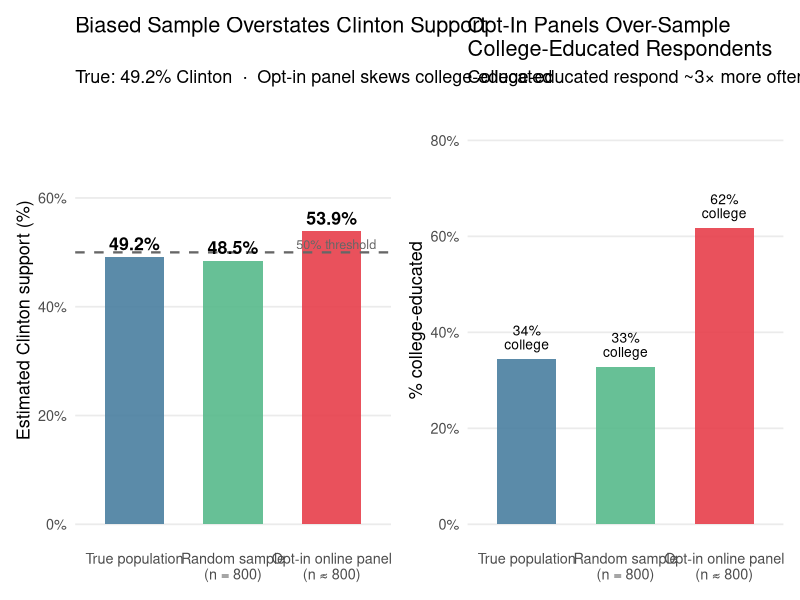
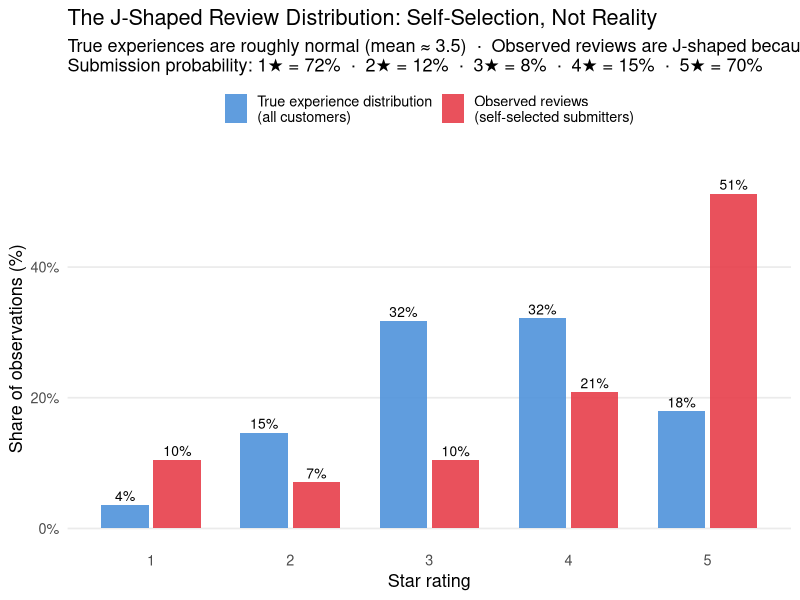
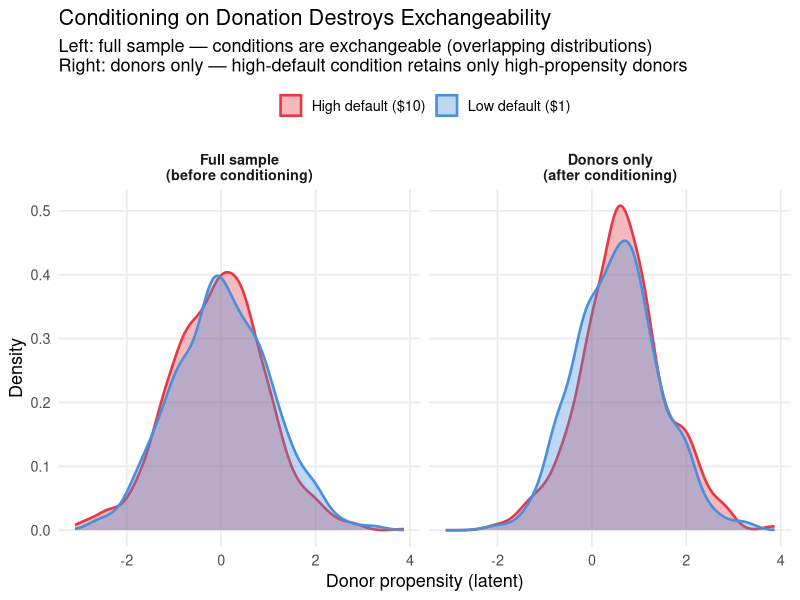
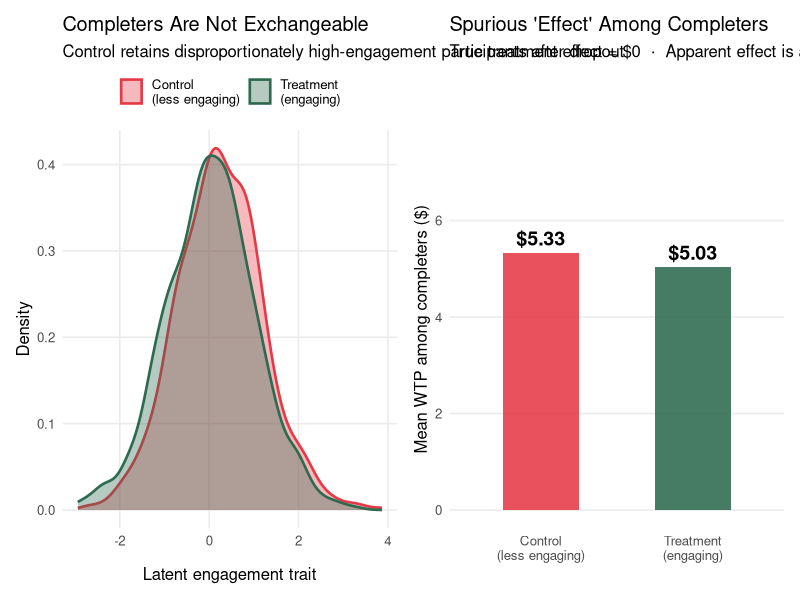
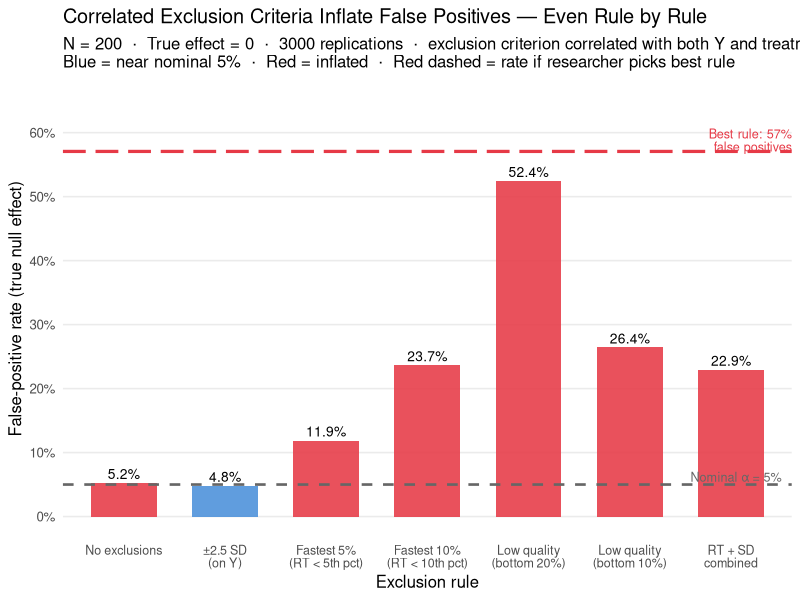

These figures' R source, in order:
## ---- chunk 1
knitr::opts_chunk$set(
  echo    = TRUE,
  fig.width  = 9,
  fig.height = 5,
  fig.path   = "figs/",
  dev        = "svg"
)
dir.create("figs", recursive = TRUE, showWarnings = FALSE)
## ---- chunk 2
#| code-summary: "▶ Load required packages"
library(tidyverse)
library(ggplot2)
library(knitr)
library(scales)
library(patchwork)
set.seed(2025)
## ---- chunk 3
#| code-summary: "▶ Simulate: biased opt-in sample vs. random sample for election polling"

set.seed(2025)
N_pop <- 10000

# True population: 51% Trump, 49% Clinton
# College-educated: 35% of population; 65% Clinton-leaning among college-educated
# Non-college: 65% of population; 40% Clinton-leaning

pop <- tibble(
  college    = rbinom(N_pop, 1, 0.35),
  clinton    = ifelse(college == 1,
                      rbinom(N_pop, 1, 0.65),
                      rbinom(N_pop, 1, 0.40))
)
true_clinton <- mean(pop$clinton)

# Random sample: 800 participants drawn at random
rand_idx     <- sample(N_pop, 800)
rand_clinton <- mean(pop$clinton[rand_idx])

# Biased opt-in sample: college-educated 3× more likely to respond
response_prob <- ifelse(pop$college == 1, 0.15, 0.05)
responded     <- rbinom(N_pop, 1, response_prob) == 1
# Subsample to ~800 from those who responded
opt_in_idx    <- sample(which(responded), min(800, sum(responded)))
opt_clinton   <- mean(pop$clinton[opt_in_idx])

# College composition of each sample
college_pop     <- mean(pop$college)
college_rand    <- mean(pop$college[rand_idx])
college_opt     <- mean(pop$college[opt_in_idx])

results_df <- tibble(
  Sample      = factor(c("True population", "Random sample\n(n = 800)",
                          "Opt-in online panel\n(n ≈ 800)"),
                        levels = c("True population", "Random sample\n(n = 800)",
                                   "Opt-in online panel\n(n ≈ 800)")),
  Clinton_pct = c(true_clinton, rand_clinton, opt_clinton) * 100,
  College_pct = c(college_pop, college_rand, college_opt) * 100,
  Source      = c("truth", "random", "biased")
)

p_vote <- ggplot(results_df, aes(x = Sample, y = Clinton_pct, fill = Source)) +
  geom_col(width = 0.6, alpha = 0.88) +
  geom_hline(yintercept = 50, linetype = "dashed", color = "gray40", linewidth = 0.8) +
  geom_text(aes(label = sprintf("%.1f%%", Clinton_pct)),
            vjust = -0.5, size = 4.5, fontface = "bold") +
  annotate("text", x = 3.45, y = 51.5, label = "50% threshold",
           color = "gray40", size = 3.2, hjust = 1) +
  scale_fill_manual(values = c("truth" = "#457b9d", "random" = "#52b788",
                                "biased" = "#e63946"), guide = "none") +
  scale_y_continuous(limits = c(0, 75), labels = function(x) paste0(x, "%")) +
  labs(x = NULL, y = "Estimated Clinton support (%)",
       title = "Biased Sample Overstates Clinton Support",
       subtitle = paste0("True: ", sprintf("%.1f", true_clinton * 100),
                         "% Clinton  \u00b7  Opt-in panel skews college-educated")) +
  theme_minimal(base_size = 13) +
  theme(panel.grid.minor = element_blank(), panel.grid.major.x = element_blank())

p_college <- ggplot(results_df, aes(x = Sample, y = College_pct, fill = Source)) +
  geom_col(width = 0.6, alpha = 0.88) +
  geom_text(aes(label = sprintf("%.0f%%\ncollege", College_pct)),
            vjust = -0.4, size = 3.5, lineheight = 0.85) +
  scale_fill_manual(values = c("truth" = "#457b9d", "random" = "#52b788",
                                "biased" = "#e63946"), guide = "none") +
  scale_y_continuous(limits = c(0, 85), labels = function(x) paste0(x, "%")) +
  labs(x = NULL, y = "% college-educated",
       title = "Opt-In Panels Over-Sample\nCollege-Educated Respondents",
       subtitle = "College-educated respond ~3\u00d7 more often to online surveys") +
  theme_minimal(base_size = 13) +
  theme(panel.grid.minor = element_blank(), panel.grid.major.x = element_blank())

p_vote + p_college
## ---- chunk 4
#| code-summary: "▶ Simulate: J-shaped review distribution from normal true experiences"

set.seed(2025)
N_cust <- 50000

# True experience: roughly normal, clipped to 1–5
true_exp <- pmax(1, pmin(5, round(rnorm(N_cust, mean = 3.5, sd = 1.1))))

# Review submission probability by star rating
# Mirrors empirically observed patterns: high at extremes, low in middle
submit_prob <- c("1" = 0.72, "2" = 0.12, "3" = 0.08, "4" = 0.15, "5" = 0.70)
prob_vec    <- submit_prob[as.character(true_exp)]
submitted   <- rbinom(N_cust, 1, prob_vec) == 1
obs_exp     <- true_exp[submitted]

# Build plotting data
true_df <- tibble(stars = true_exp) |>
  count(stars) |>
  mutate(pct = n / sum(n), source = "True experience distribution\n(all customers)")

obs_df <- tibble(stars = obs_exp) |>
  count(stars) |>
  mutate(pct = n / sum(n), source = "Observed reviews\n(self-selected submitters)")

plot_df <- bind_rows(true_df, obs_df) |>
  mutate(source = factor(source,
    levels = c("True experience distribution\n(all customers)",
               "Observed reviews\n(self-selected submitters)")))

ggplot(plot_df, aes(x = factor(stars), y = pct, fill = source)) +
  geom_col(position = position_dodge(0.75), width = 0.68, alpha = 0.88) +
  geom_text(aes(label = sprintf("%.0f%%", pct * 100)),
            position = position_dodge(0.75), vjust = -0.4, size = 3.5) +
  scale_fill_manual(values = c(
    "True experience distribution\n(all customers)"  = "#4a90d9",
    "Observed reviews\n(self-selected submitters)"   = "#e63946"
  ), name = NULL) +
  scale_y_continuous(labels = percent_format(accuracy = 1), limits = c(0, 0.55)) +
  labs(x = "Star rating", y = "Share of observations (%)",
       title = "The J-Shaped Review Distribution: Self-Selection, Not Reality",
       subtitle = paste0(
         "True experiences are roughly normal (mean \u2248 3.5)  \u00b7  ",
         "Observed reviews are J-shaped because extreme raters disproportionately submit\n",
         "Submission probability: 1\u2605 = 72%  \u00b7  2\u2605 = 12%  \u00b7  ",
         "3\u2605 = 8%  \u00b7  4\u2605 = 15%  \u00b7  5\u2605 = 70%")) +
  theme_minimal(base_size = 13) +
  theme(panel.grid.minor = element_blank(), panel.grid.major.x = element_blank(),
        legend.position = "top")
## ---- chunk 5
#| code-summary: "▶ Simulate: two-stage donation experiment — exchangeable at stage 1, not at stage 2"

set.seed(2025)
N_don <- 2000

sim_don <- tibble(
  # True giving propensity: higher = more committed donor
  propensity    = rnorm(N_don, 0, 1),
  # Random assignment
  high_default  = rbinom(N_don, 1, 0.5),
  # Stage 1: probability of donating
  # High default raises threshold sharply: only committed donors (propensity > ~0.8) proceed
  p_donate      = plogis(propensity * 1.5 - 1.2 * high_default),
  donated       = rbinom(N_don, 1, p_donate),
  # Stage 2: amount, conditional on donating
  # True effect of high default on amount = $1.50 (anchoring)
  # But high donors have higher baseline propensity in high-default condition
  amount_latent = 5 + 1.5 * high_default + 2.0 * propensity + rnorm(N_don, 0, 1.5),
  amount        = ifelse(donated == 1, pmax(0.5, amount_latent), NA_real_)
)

# ── Balance: full sample (before conditioning) ───────────────────────────────
balance_full <- sim_don |>
  group_by(high_default) |>
  summarise(
    n           = n(),
    mean_prop   = round(mean(propensity), 3),
    pct_donate  = round(mean(donated) * 100, 1),
    .groups     = "drop"
  ) |>
  mutate(Condition = ifelse(high_default == 1, "High default ($10)", "Low default ($1)")) |>
  dplyr::select(Condition, n, `Mean propensity` = mean_prop,
                `% who donate` = pct_donate)

# ── Balance: donors only (after conditioning) ────────────────────────────────
donors <- sim_don |> filter(donated == 1)

balance_donors <- donors |>
  group_by(high_default) |>
  summarise(
    n           = n(),
    mean_prop   = round(mean(propensity), 3),
    mean_amount = round(mean(amount, na.rm = TRUE), 2),
    .groups     = "drop"
  ) |>
  mutate(Condition = ifelse(high_default == 1, "High default ($10)", "Low default ($1)")) |>
  dplyr::select(Condition, n, `Mean propensity (among donors)` = mean_prop,
                `Mean donation amount ($)` = mean_amount)

# ── Plot: propensity distribution by condition, full vs. donors ──────────────
plot_data <- bind_rows(
  sim_don |> mutate(subset = "Full sample\n(before conditioning)"),
  donors  |> mutate(subset = "Donors only\n(after conditioning)")
) |>
  mutate(
    Condition = ifelse(high_default == 1, "High default ($10)", "Low default ($1)"),
    subset    = factor(subset,
                  levels = c("Full sample\n(before conditioning)",
                             "Donors only\n(after conditioning)"))
  )

ggplot(plot_data, aes(x = propensity, fill = Condition, color = Condition)) +
  geom_density(alpha = 0.35, linewidth = 0.9) +
  facet_wrap(~subset, nrow = 1) +
  scale_fill_manual(values  = c("High default ($10)" = "#e63946",
                                 "Low default ($1)"   = "#4a90d9"), name = NULL) +
  scale_color_manual(values = c("High default ($10)" = "#e63946",
                                 "Low default ($1)"   = "#4a90d9"), name = NULL) +
  labs(x = "Donor propensity (latent)", y = "Density",
       title = "Conditioning on Donation Destroys Exchangeability",
       subtitle = paste0(
         "Left: full sample — conditions are exchangeable (overlapping distributions)\n",
         "Right: donors only — high-default condition retains only high-propensity donors")) +
  theme_minimal(base_size = 13) +
  theme(panel.grid.minor = element_blank(), legend.position = "top",
        strip.text = element_text(face = "bold"))
## ---- chunk 6
#| code-summary: "▶ Tables: balance before and after conditioning"
kable(balance_full,
      caption = "Balance check: full sample (before conditioning on donation)")
kable(balance_donors,
      caption = "Balance check: donors only (after conditioning) — propensity is no longer balanced")
## ---- chunk 7
#| code-summary: "▶ Simulate: differential attrition creates spurious treatment effect"

set.seed(2025)
N_att <- 1200  # initial enrollment per condition

# Each participant has a latent engagement level
# Treatment condition (more interesting): dropout prob = 12%
# Control condition (more boring): dropout prob = 32%, but dropout is not random —
#   low-engagement participants are more likely to drop out
sim_att <- tibble(
  condition  = rep(c("Treatment\n(engaging)", "Control\n(less engaging)"), each = N_att),
  engagement = rnorm(N_att * 2, 0, 1),  # latent engagement trait
  # Dropout probability: baseline + larger effect of low engagement in control
  p_dropout  = plogis(
    ifelse(condition == "Treatment\n(engaging)",
           -2.0 + (-0.3) * engagement,   # 12% average dropout; weak engagement effect
           -0.8 + (-0.8) * engagement)   # 32% average dropout; strong engagement effect
  ),
  dropped    = rbinom(N_att * 2, 1, p_dropout) == 1,
  # Outcome: truly no treatment effect; but engagement drives Y
  Y          = 5 + 0 * (condition == "Treatment\n(engaging)") + 1.5 * engagement + rnorm(N_att * 2)
)

completers <- sim_att |> filter(!dropped)

# Summary stats
att_summary <- sim_att |>
  group_by(condition) |>
  summarise(
    enrolled   = n(),
    completed  = sum(!dropped),
    dropout_pct = round(mean(dropped) * 100, 1),
    .groups = "drop"
  )

comp_summary <- completers |>
  group_by(condition) |>
  summarise(
    mean_engagement = round(mean(engagement), 3),
    mean_Y          = round(mean(Y), 2),
    .groups = "drop"
  )

# ── Plot ──────────────────────────────────────────────────────────────────────
p_engage <- ggplot(completers, aes(x = engagement, fill = condition, color = condition)) +
  geom_density(alpha = 0.35, linewidth = 0.9) +
  scale_fill_manual(values  = c("Treatment\n(engaging)" = "#2d6a4f",
                                 "Control\n(less engaging)" = "#e63946"), name = NULL) +
  scale_color_manual(values = c("Treatment\n(engaging)" = "#2d6a4f",
                                 "Control\n(less engaging)" = "#e63946"), name = NULL) +
  labs(x = "Latent engagement trait", y = "Density",
       title = "Completers Are Not Exchangeable",
       subtitle = "Control retains disproportionately high-engagement participants after dropout") +
  theme_minimal(base_size = 12) +
  theme(panel.grid.minor = element_blank(), legend.position = "top")

p_outcome <- ggplot(comp_summary,
                    aes(x = condition, y = mean_Y, fill = condition)) +
  geom_col(width = 0.5, alpha = 0.88) +
  geom_text(aes(label = sprintf("$%.2f", mean_Y)), vjust = -0.5, size = 5, fontface = "bold") +
  scale_fill_manual(values = c("Treatment\n(engaging)" = "#2d6a4f",
                                "Control\n(less engaging)" = "#e63946"), guide = "none") +
  scale_y_continuous(limits = c(0, 7.5)) +
  labs(x = NULL, y = "Mean WTP among completers ($)",
       title = "Spurious 'Effect' Among Completers",
       subtitle = "True treatment effect = $0  \u00b7  Apparent effect is a composition artifact") +
  theme_minimal(base_size = 12) +
  theme(panel.grid.minor = element_blank(), panel.grid.major.x = element_blank())

p_engage + p_outcome
## ---- chunk 8
#| code-summary: "▶ Table: attrition rates and completer characteristics by condition"
kable(left_join(att_summary, comp_summary, by = "condition"),
      col.names = c("Condition", "Enrolled", "Completed", "Dropout %",
                    "Mean engagement\n(completers)", "Mean WTP\n(completers)"),
      caption = "Attrition summary: differential dropout creates non-exchangeable completer samples")
## ---- chunk 9
#| code-summary: "▶ Simulate: false-positive rate across 7 exclusion rules (null effect)"

set.seed(2025)
n_sims_ex <- 3000
N_excl    <- 200
alpha_ex  <- 0.05

rule_labels <- c(
  "No exclusions",
  "\u00b12.5 SD\n(on Y)",
  "Fastest 5%\n(RT < 5th pct)",
  "Fastest 10%\n(RT < 10th pct)",
  "Low quality\n(bottom 20%)",
  "Low quality\n(bottom 10%)",
  "RT + SD\ncombined"
)

sim_pvals <- replicate(n_sims_ex, {
  trt <- rep(0:1, each = N_excl / 2)

  # Baseline engagement: individual difference, independent of treatment assignment.
  engagement <- rnorm(N_excl)

  # Treatment is more engaging. H0 is true: Y has zero treatment effect.
  # Engagement strongly predicts Y and treatment boosts effective engagement --
  # so exclusion criteria are correlated with BOTH the DV (Y) and condition.
  engagement_boost <- 1.0
  effective_eng    <- engagement + engagement_boost * trt

  # Y (WTP): driven by baseline engagement only, not treatment directly.
  Y  <- 0.85 * engagement + sqrt(1 - 0.85^2) * rnorm(N_excl)

  # RT and quality depend on EFFECTIVE engagement (including the boost).
  rt      <- 5 + 3 * effective_eng + rnorm(N_excl, sd = 1.5)
  quality <- effective_eng + rnorm(N_excl, sd = 0.4)

  sapply(seq_along(rule_labels), function(k) {
    keep <- switch(k,
      rep(TRUE, N_excl),
      abs(scale(Y)) < 2.5,
      rt > quantile(rt, 0.05),
      rt > quantile(rt, 0.10),
      quality > quantile(quality, 0.20),
      quality > quantile(quality, 0.10),
      rt > quantile(rt, 0.10) & abs(scale(Y)) < 2.5
    )
    if (sum(keep) < 10) return(1)
    tryCatch(
      t.test(Y[keep & trt == 1], Y[keep & trt == 0])$p.value,
      error = function(e) 1
    )
  })
})  # sim_pvals is 7 x n_sims_ex

fp_per_rule  <- rowMeans(sim_pvals < alpha_ex)
fp_best_rule <- mean(apply(sim_pvals, 2, min) < alpha_ex)

excl_df <- tibble(
  rule    = factor(rule_labels, levels = rule_labels),
  fp_rate = fp_per_rule
)

p_excl <- ggplot(excl_df, aes(x = rule, y = fp_rate, fill = fp_rate > alpha_ex)) +
  geom_col(width = 0.65, alpha = 0.88) +
  geom_hline(yintercept = alpha_ex, linetype = "dashed", color = "gray40", linewidth = 0.9) +
  annotate("text", x = 7.5, y = alpha_ex + 0.012,
           label = "Nominal \u03b1 = 5%", color = "gray40", size = 3.2, hjust = 1) +
  annotate("segment", x = 0.4, xend = 7.6,
           y = fp_best_rule, yend = fp_best_rule,
           color = "#e63946", linewidth = 1.1, linetype = "longdash") +
  annotate("text", x = 7.6, y = fp_best_rule + 0.018,
           label = sprintf("Best rule: %.0f%%\nfalse positives", fp_best_rule * 100),
           color = "#e63946", size = 3.2, hjust = 1, lineheight = 0.85) +
  geom_text(aes(label = sprintf("%.1f%%", fp_rate * 100)),
            vjust = -0.4, size = 3.5) +
  scale_fill_manual(values = c("FALSE" = "#4a90d9", "TRUE" = "#e63946"), guide = "none") +
  scale_y_continuous(labels = percent_format(accuracy = 1), breaks = seq(0, 0.7, 0.1)) +
  coord_cartesian(ylim = c(0, 0.65)) +
  labs(x = "Exclusion rule", y = "False-positive rate (true null effect)",
       title = "Correlated Exclusion Criteria Inflate False Positives \u2014 Even Rule by Rule",
       subtitle = paste0(
         "N = ", N_excl, "  \u00b7  True effect = 0  \u00b7  ",
         n_sims_ex, " replications  \u00b7  exclusion criterion correlated with both Y and treatment\n",
         "Blue = near nominal 5%  \u00b7  Red = inflated  \u00b7  Red dashed = rate if researcher picks best rule")) +
  theme_minimal(base_size = 12) +
  theme(panel.grid.minor = element_blank(), panel.grid.major.x = element_blank(),
        axis.text.x = element_text(size = 9, lineheight = 0.85))

p_excl
